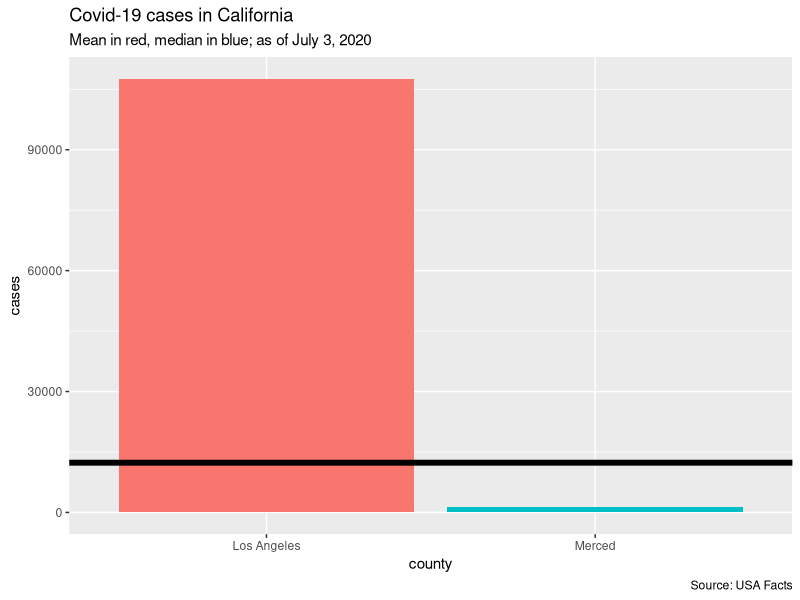
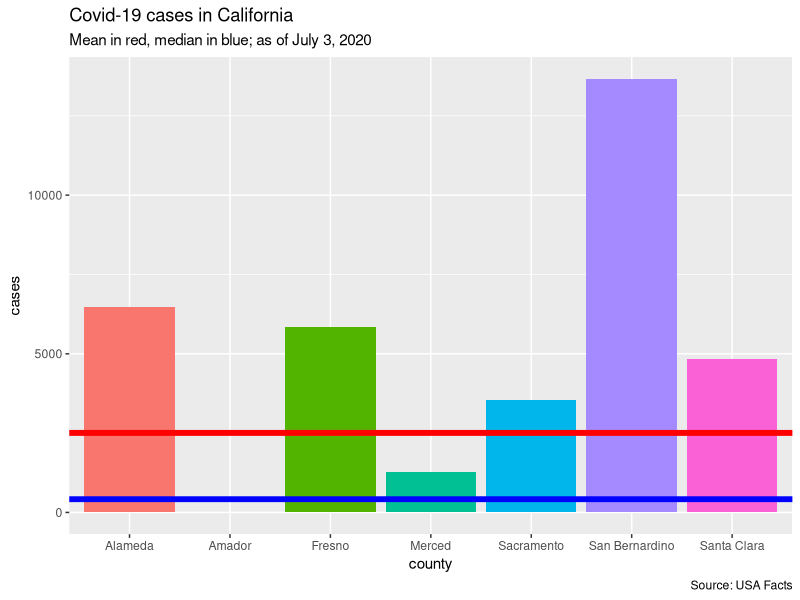
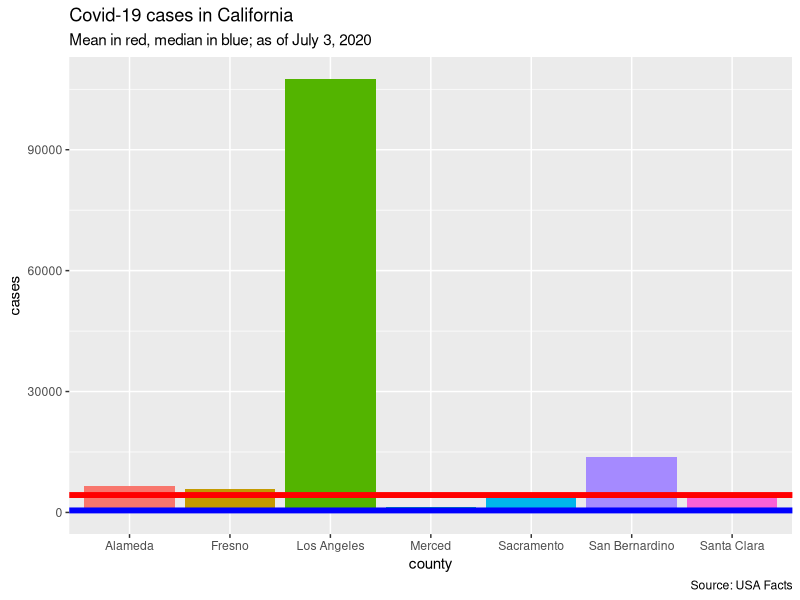

These charts were generated, in order, by the following R code:
## ---- chunk 1
# be sure to run lines of code like this to load code libraries before running subsequent code
library("dplyr")   #for the pipe (%>%) operator
library("ggplot2") #modern data visualization
library("readr")   #to be able to load a CSV file
library("stringr") #tools for strings and regular expressions
library("tidyr")   #for the 'separate' tool
## ---- chunk 2
df_raw <- read_csv("covid_confirmed_usafacts.csv")

df_with_outlier <- df_raw %>%
  filter(State == "CA") %>%
  select(c("County Name", "7/3/20")) %>%
  filter(str_detect(`County Name`, "County")) %>%
  mutate(county = str_replace(`County Name`, " County", "")) %>%
  select(c("county", "7/3/20")) %>%
  rename(cases = `7/3/20`) %>%
  mutate(zscore = as.vector(scale(cases)))

df_without_outlier <- df_with_outlier %>%
  filter(county != "Los Angeles")

glimpse(df_with_outlier)

mean(df_without_outlier$cases, na.rm = TRUE)
#median()
#sd()

df_with_outlier %>%
  filter(county %in% c("Los Angeles", "Merced")) %>%
  ggplot(aes(x = county, y = cases, fill = county)) +
  geom_bar(stat = "identity") +
  geom_hline(yintercept = 12345, color = "black", size = 2) +
  labs(title = "Covid-19 cases in California",
       subtitle = "Mean in red, median in blue; as of July 3, 2020",
       caption = "Source: USA Facts",
       x = "county",
       y = "cases") +
  theme(legend.position = "none")

print(df_with_outlier$county)
## ---- chunk 3

mean(df_with_outlier$cases, na.rm = TRUE)

mean (df_without_outlier$cases, na.rm = TRUE)

median(df_with_outlier$cases, na.rm = TRUE)

median(df_without_outlier$cases, na.rm = TRUE)

sd(df_with_outlier$cases, na.rm = TRUE)

sd(df_without_outlier$cases, na.rm = TRUE)

## ---- chunk 4

df_with_outlier %>%
  filter(county %in% c("Alameda", "Fresno", "San Bernardino", "Santa Clara", "Amador", "Sacramento", "Merced")) %>%
  ggplot(aes(x = county, y = cases, fill = county)) +
  geom_bar(stat = "identity") +
  geom_hline(yintercept = mean (df_without_outlier$cases), color = "Red", size = 2) +
  geom_hline(yintercept =median(df_without_outlier$cases), color = "Blue", size = 2) + 
  
  labs(title = "Covid-19 cases in California",
       subtitle = "Mean in red, median in blue; as of July 3, 2020",
       caption = "Source: USA Facts",
       x = "county",
       y = "cases") +
  theme(legend.position = "none")
## ---- chunk 5

df_with_outlier %>%
  filter(county %in% c("Alameda", "Fresno", "San Bernardino", "Santa Clara", "Los Angeles", "Sacramento", "Merced")) %>%
  ggplot(aes(x = county, y = cases, fill = county)) +
  geom_bar(stat = "identity") +
  geom_hline(yintercept = mean (df_with_outlier$cases), color = "Red", size = 2) +
  geom_hline(yintercept =median(df_with_outlier$cases), color = "Blue", size = 2) + 
  
  labs(title = "Covid-19 cases in California",
       subtitle = "Mean in red, median in blue; as of July 3, 2020",
       caption = "Source: USA Facts",
       x = "county",
       y = "cases") +
  theme(legend.position = "none")
